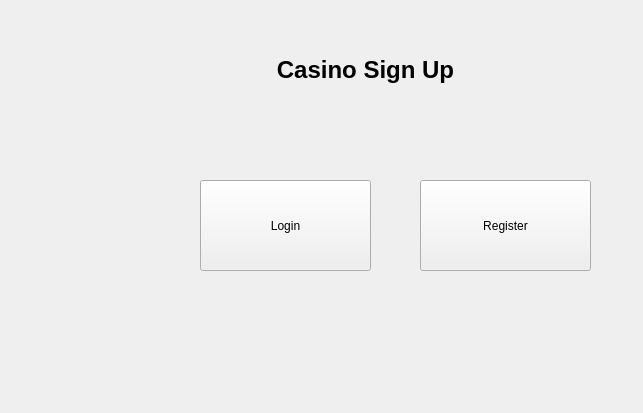
<?xml version="1.0" encoding="UTF-8"?>
<ui version="4.0">
 <class>BlackJackHomePage</class>
 <widget class="QWidget" name="BlackJackHomePage">
  <property name="geometry">
   <rect>
    <x>0</x>
    <y>0</y>
    <width>643</width>
    <height>413</height>
   </rect>
  </property>
  <property name="windowTitle">
   <string>BlackJackHomePage</string>
  </property>
  <widget class="QLabel" name="titleText">
   <property name="geometry">
    <rect>
     <x>190</x>
     <y>30</y>
     <width>351</width>
     <height>81</height>
    </rect>
   </property>
   <property name="text">
    <string>&lt;html&gt;&lt;head/&gt;&lt;body&gt;&lt;p align=&quot;center&quot;&gt;&lt;span style=&quot; font-size:18pt; font-weight:700;&quot;&gt;Casino Sign Up&lt;/span&gt;&lt;/p&gt;&lt;/body&gt;&lt;/html&gt;</string>
   </property>
  </widget>
  <widget class="QPushButton" name="loginButton">
   <property name="geometry">
    <rect>
     <x>200</x>
     <y>180</y>
     <width>171</width>
     <height>91</height>
    </rect>
   </property>
   <property name="text">
    <string>Login</string>
   </property>
  </widget>
  <widget class="QPushButton" name="registerButton">
   <property name="geometry">
    <rect>
     <x>420</x>
     <y>180</y>
     <width>171</width>
     <height>91</height>
    </rect>
   </property>
   <property name="text">
    <string>Register</string>
   </property>
  </widget>
  <widget class="QLabel" name="warningSign">
   <property name="geometry">
    <rect>
     <x>200</x>
     <y>130</y>
     <width>411</width>
     <height>41</height>
    </rect>
   </property>
   <property name="text">
    <string/>
   </property>
  </widget>
 </widget>
 <layoutdefault spacing="6" margin="11"/>
 <resources/>
 <connections/>
</ui>
